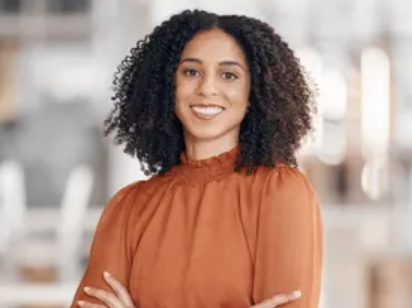
#> input picture NLP Class work/image.png, 412 x 308 px
$ jupyter execute image.ipynb   (shell and % lines are left out)   (older library calls are emulated)
#> lines starting #> are read from the running program, lines starting #| are printed output that depends on the picture; after the words box and inside, x2 and y2 are one past the last pixel; in counts of white or black regions, pixels touching at a corner belong together
[cell 1]
import cv2
import matplotlib.pyplot as plt
img = cv2.imread("image.png")
#> img is the input picture: shape (308, 412, 3); mean B, G, R 137.7, 149.4, 177.1
gray = cv2.cvtColor(img,cv2.COLOR_BGR2GRAY)
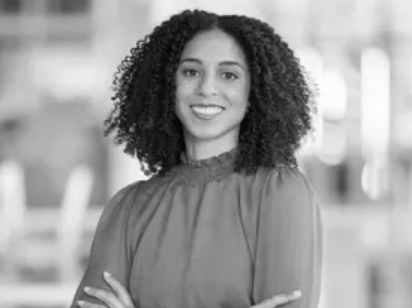
#> gray: shape (308, 412); min 2, max 255, mean 156.4
edges = cv2.Canny(gray,threshold1=50,threshold2=150)
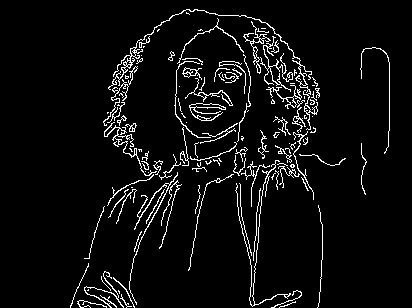
#> edges: shape (308, 412); 5.4% white in thin lines or dots, all inside (x1, y1, x2, y2) = (70, 9, 390, 308)
img_rgb = cv2.cvtColor(img,cv2.COLOR_BGR2RGB)
plt.subplot(1,2,1)
plt.imshow(img_rgb)
plt.axis("off")
plt.subplot(1,2,2)
plt.imshow(edges,cmap="gray")
plt.axis("off")
plt.tight_layout()
plt.show()
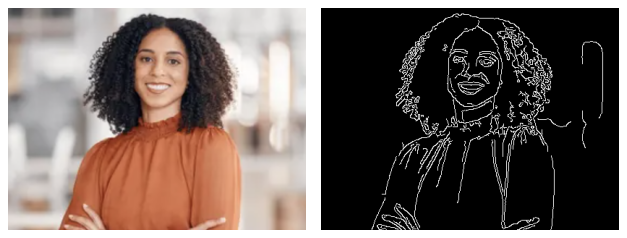
#> figure drawn by matplotlib, 2 panels

[cell 2]
sobelx =cv2.Sobel(gray,cv2.CV_64F,1,0,ksize=3)
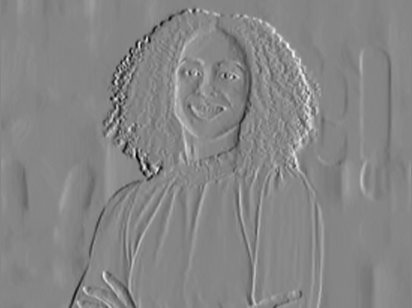
#> sobelx: shape (308, 412) float64; min -482, max 437, mean 0.7; drawn with min black and max white
sobely =cv2.Sobel(gray,cv2.CV_64F,0,1,ksize=3)
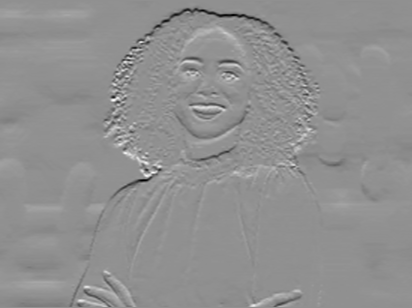
#> sobely: shape (308, 412) float64; min -593, max 451, mean -1.1; drawn with min black and max white
sobel_combined = cv2.magnitude(sobelx,sobely)
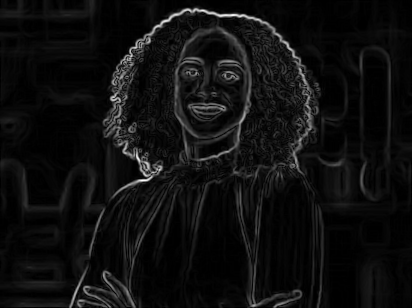
#> sobel_combined: shape (308, 412) float64; min 0, max 598.2, mean 36.2; drawn with min black and max white
sobel_combined = cv2.convertScaleAbs(sobel_combined)
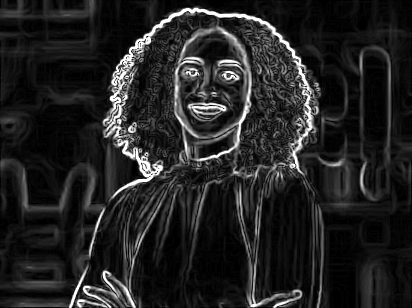
#> sobel_combined: shape (308, 412); min 0, max 255, mean 35.1
laplacian = cv2.Laplacian(gray,cv2.CV_64F)
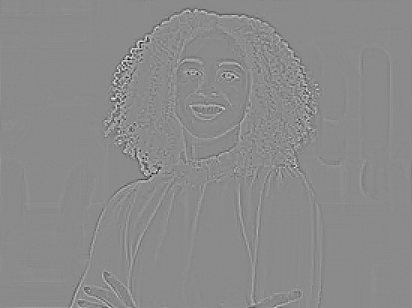
#> laplacian: shape (308, 412) float64; min -168, max 140, mean 0; drawn with min black and max white
laplacian = cv2.convertScaleAbs(laplacian)
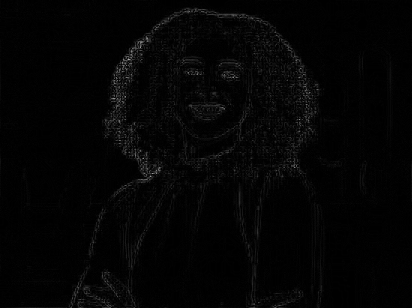
#> laplacian: shape (308, 412); min 0, max 168, mean 4.3
